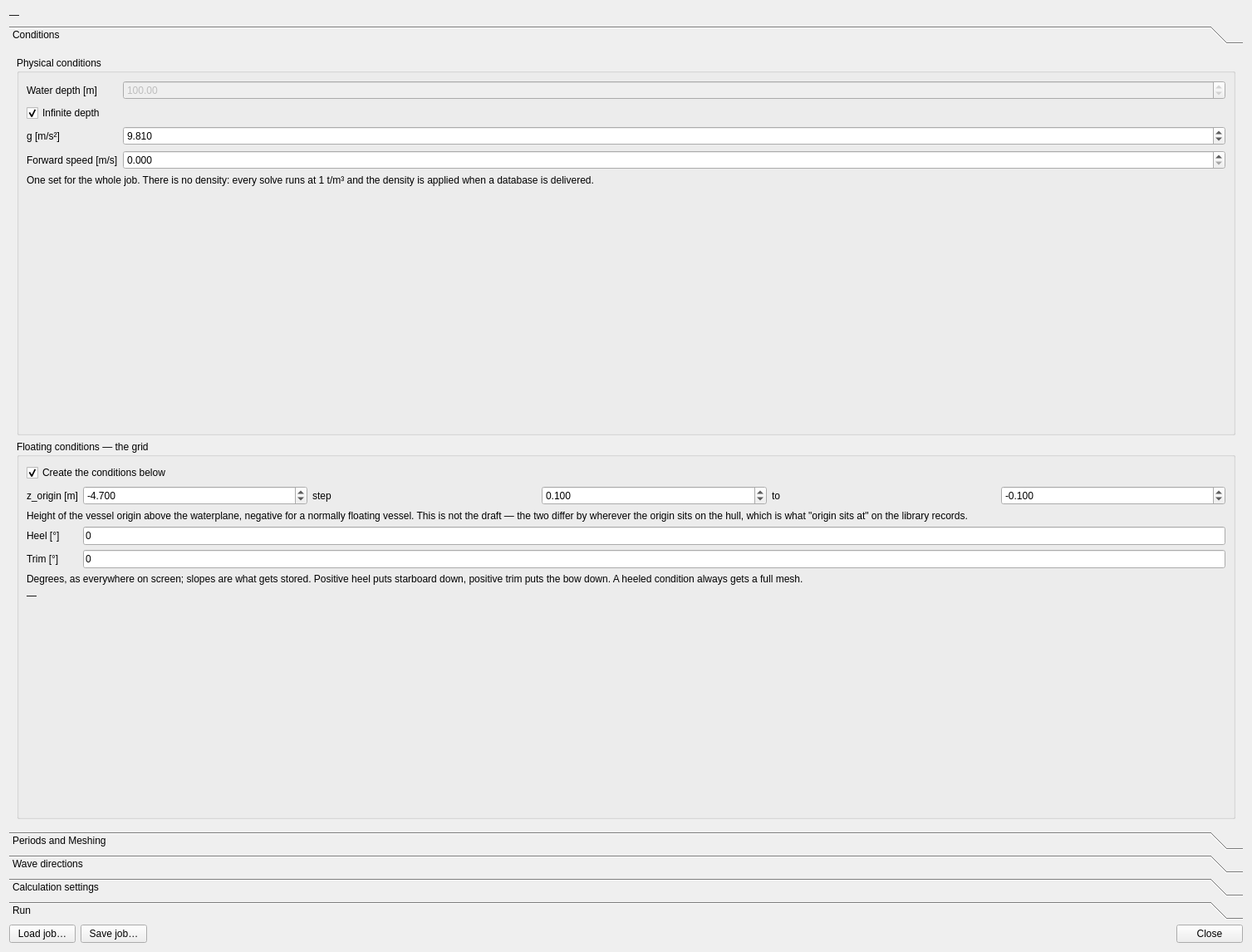
<?xml version="1.0" encoding="UTF-8"?>
<ui version="4.0">
 <class>DlgBatch</class>
 <widget class="QDialog" name="DlgBatch">
  <property name="geometry">
   <rect>
    <x>0</x>
    <y>0</y>
    <width>1507</width>
    <height>1146</height>
   </rect>
  </property>
  <property name="windowTitle">
   <string>Batch</string>
  </property>
  <layout class="QVBoxLayout" name="verticalLayout_4">
   <item>
    <widget class="QLabel" name="lblHeading">
     <property name="text">
      <string>—</string>
     </property>
     <property name="textFormat">
      <enum>Qt::TextFormat::RichText</enum>
     </property>
     <property name="wordWrap">
      <bool>true</bool>
     </property>
    </widget>
   </item>
   <item>
    <widget class="QToolBox" name="toolBox">
     <property name="currentIndex">
      <number>0</number>
     </property>
     <widget class="QWidget" name="page">
      <property name="geometry">
       <rect>
        <x>0</x>
        <y>0</y>
        <width>1489</width>
        <height>922</height>
       </rect>
      </property>
      <attribute name="label">
       <string>Conditions</string>
      </attribute>
      <layout class="QVBoxLayout" name="verticalLayout">
       <item>
        <widget class="QGroupBox" name="groupPhysical">
         <property name="title">
          <string>Physical conditions</string>
         </property>
         <layout class="QFormLayout" name="formPhysical">
          <item row="0" column="0">
           <widget class="QLabel" name="lblDepthCaption">
            <property name="text">
             <string>Water depth [m]</string>
            </property>
           </widget>
          </item>
          <item row="0" column="1">
           <widget class="QDoubleSpinBox" name="spinDepth">
            <property name="enabled">
             <bool>false</bool>
            </property>
            <property name="decimals">
             <number>2</number>
            </property>
            <property name="minimum">
             <double>0.100000000000000</double>
            </property>
            <property name="maximum">
             <double>100000.000000000000000</double>
            </property>
            <property name="value">
             <double>100.000000000000000</double>
            </property>
           </widget>
          </item>
          <item row="1" column="0" colspan="2">
           <widget class="QCheckBox" name="chkInfiniteDepth">
            <property name="text">
             <string>Infinite depth</string>
            </property>
            <property name="checked">
             <bool>true</bool>
            </property>
           </widget>
          </item>
          <item row="2" column="0">
           <widget class="QLabel" name="lblGCaption">
            <property name="text">
             <string>g [m/s²]</string>
            </property>
           </widget>
          </item>
          <item row="2" column="1">
           <widget class="QDoubleSpinBox" name="spinG">
            <property name="decimals">
             <number>3</number>
            </property>
            <property name="minimum">
             <double>0.100000000000000</double>
            </property>
            <property name="maximum">
             <double>100.000000000000000</double>
            </property>
            <property name="value">
             <double>9.810000000000000</double>
            </property>
           </widget>
          </item>
          <item row="3" column="0">
           <widget class="QLabel" name="lblSpeedCaption">
            <property name="text">
             <string>Forward speed [m/s]</string>
            </property>
           </widget>
          </item>
          <item row="3" column="1">
           <widget class="QDoubleSpinBox" name="spinSpeed">
            <property name="decimals">
             <number>3</number>
            </property>
            <property name="minimum">
             <double>0.000000000000000</double>
            </property>
            <property name="maximum">
             <double>50.000000000000000</double>
            </property>
            <property name="value">
             <double>0.000000000000000</double>
            </property>
           </widget>
          </item>
          <item row="4" column="0" colspan="2">
           <widget class="QLabel" name="lblPhysicalHint">
            <property name="text">
             <string>One set for the whole job. There is no density: every solve runs at 1 t/m³ and the density is applied when a database is delivered.</string>
            </property>
            <property name="wordWrap">
             <bool>true</bool>
            </property>
           </widget>
          </item>
         </layout>
        </widget>
       </item>
       <item>
        <widget class="QGroupBox" name="groupConditions">
         <property name="title">
          <string>Floating conditions — the grid</string>
         </property>
         <layout class="QFormLayout" name="formConditions">
          <item row="0" column="0" colspan="2">
           <widget class="QCheckBox" name="chkCreateConditions">
            <property name="text">
             <string>Create the conditions below</string>
            </property>
            <property name="checked">
             <bool>true</bool>
            </property>
           </widget>
          </item>
          <item row="1" column="0">
           <widget class="QLabel" name="lblZCaption">
            <property name="text">
             <string>z_origin [m]</string>
            </property>
           </widget>
          </item>
          <item row="1" column="1">
           <layout class="QHBoxLayout" name="layoutZ">
            <item>
             <widget class="QDoubleSpinBox" name="spinZFrom">
              <property name="decimals">
               <number>3</number>
              </property>
              <property name="minimum">
               <double>-999.000000000000000</double>
              </property>
              <property name="maximum">
               <double>999.000000000000000</double>
              </property>
              <property name="singleStep">
               <double>0.100000000000000</double>
              </property>
              <property name="value">
               <double>-4.700000000000000</double>
              </property>
             </widget>
            </item>
            <item>
             <widget class="QLabel" name="lblZStep">
              <property name="text">
               <string>step</string>
              </property>
             </widget>
            </item>
            <item>
             <widget class="QDoubleSpinBox" name="spinZStep">
              <property name="decimals">
               <number>3</number>
              </property>
              <property name="minimum">
               <double>0.001000000000000</double>
              </property>
              <property name="maximum">
               <double>999.000000000000000</double>
              </property>
              <property name="singleStep">
               <double>0.100000000000000</double>
              </property>
              <property name="value">
               <double>0.100000000000000</double>
              </property>
             </widget>
            </item>
            <item>
             <widget class="QLabel" name="lblZTo">
              <property name="text">
               <string>to</string>
              </property>
             </widget>
            </item>
            <item>
             <widget class="QDoubleSpinBox" name="spinZTo">
              <property name="decimals">
               <number>3</number>
              </property>
              <property name="minimum">
               <double>-999.000000000000000</double>
              </property>
              <property name="maximum">
               <double>999.000000000000000</double>
              </property>
              <property name="singleStep">
               <double>0.100000000000000</double>
              </property>
              <property name="value">
               <double>-0.100000000000000</double>
              </property>
             </widget>
            </item>
           </layout>
          </item>
          <item row="2" column="0" colspan="2">
           <widget class="QLabel" name="lblZHint">
            <property name="text">
             <string>Height of the vessel origin above the waterplane, negative for a normally floating vessel. This is not the draft — the two differ by wherever the origin sits on the hull, which is what &quot;origin sits at&quot; on the library records.</string>
            </property>
            <property name="wordWrap">
             <bool>true</bool>
            </property>
           </widget>
          </item>
          <item row="3" column="0">
           <widget class="QLabel" name="lblHeelCaption">
            <property name="text">
             <string>Heel [°]</string>
            </property>
           </widget>
          </item>
          <item row="3" column="1">
           <widget class="QLineEdit" name="editHeels">
            <property name="text">
             <string>0</string>
            </property>
            <property name="placeholderText">
             <string>-1, 0, 1   or   -5..5..1</string>
            </property>
           </widget>
          </item>
          <item row="4" column="0">
           <widget class="QLabel" name="lblTrimCaption">
            <property name="text">
             <string>Trim [°]</string>
            </property>
           </widget>
          </item>
          <item row="4" column="1">
           <widget class="QLineEdit" name="editTrims">
            <property name="text">
             <string>0</string>
            </property>
            <property name="placeholderText">
             <string>-2, -1, 0, 1, 2   or   -2..2..1</string>
            </property>
           </widget>
          </item>
          <item row="5" column="0" colspan="2">
           <widget class="QLabel" name="lblAnglesHint">
            <property name="text">
             <string>Degrees, as everywhere on screen; slopes are what gets stored. Positive heel puts starboard down, positive trim puts the bow down. A heeled condition always gets a full mesh.</string>
            </property>
            <property name="wordWrap">
             <bool>true</bool>
            </property>
           </widget>
          </item>
          <item row="6" column="0" colspan="2">
           <widget class="QLabel" name="lblConditionGrid">
            <property name="text">
             <string>—</string>
            </property>
            <property name="textFormat">
             <enum>Qt::TextFormat::RichText</enum>
            </property>
            <property name="wordWrap">
             <bool>true</bool>
            </property>
           </widget>
          </item>
         </layout>
        </widget>
       </item>
      </layout>
     </widget>
     <widget class="QWidget" name="page_2">
      <property name="geometry">
       <rect>
        <x>0</x>
        <y>0</y>
        <width>1489</width>
        <height>922</height>
       </rect>
      </property>
      <attribute name="label">
       <string>Periods and Meshing</string>
      </attribute>
      <layout class="QVBoxLayout" name="verticalLayout_2">
       <item>
        <widget class="QGroupBox" name="groupBands">
         <property name="title">
          <string>Meshes and the periods solved on them</string>
         </property>
         <layout class="QVBoxLayout" name="layoutBands">
          <item>
           <widget class="QLabel" name="lblBandsCaption">
            <property name="text">
             <string>One line per mesh: &lt;b&gt;pct → periods [s]&lt;/b&gt;</string>
            </property>
            <property name="textFormat">
             <enum>Qt::TextFormat::RichText</enum>
            </property>
           </widget>
          </item>
          <item>
           <widget class="QPlainTextEdit" name="editBands">
            <property name="minimumSize">
             <size>
              <width>0</width>
              <height>90</height>
             </size>
            </property>
            <property name="maximumSize">
             <size>
              <width>16777215</width>
              <height>140</height>
             </size>
            </property>
            <property name="plainText">
             <string>1 -&gt; 0.5, 1, 1.5, 2, 2.5, 3, 3.5, 4
2 -&gt; 4.5, 5, 5.5, 6, 6.5, 7, 7.5, 8, 8.5, 9, 9.5, 10
4 -&gt; 11, 12, 15, 20</string>
            </property>
           </widget>
          </item>
          <item>
           <widget class="QLabel" name="lblBandsHint">
            <property name="text">
             <string>Every line is built and solved for every condition. Short waves need panels that long waves do not, and solver cost is quadratic in the panel count — so a fine mesh carries the short end of the grid and a coarse one the long end. &quot;:&quot; works as well as &quot;→&quot;, ranges may be written 4..20..0.5, and anything after &quot;#&quot; is a note.</string>
            </property>
            <property name="wordWrap">
             <bool>true</bool>
            </property>
           </widget>
          </item>
          <item>
           <widget class="QLabel" name="lblBands">
            <property name="text">
             <string>—</string>
            </property>
            <property name="textFormat">
             <enum>Qt::TextFormat::RichText</enum>
            </property>
            <property name="wordWrap">
             <bool>true</bool>
            </property>
           </widget>
          </item>
          <item>
           <layout class="QFormLayout" name="formBands">
            <item row="0" column="0">
             <widget class="QLabel" name="lblIterationsCaption">
              <property name="text">
               <string>Remesh iterations</string>
              </property>
             </widget>
            </item>
            <item row="0" column="1">
             <widget class="QSpinBox" name="spinIterations">
              <property name="minimum">
               <number>1</number>
              </property>
              <property name="maximum">
               <number>500</number>
              </property>
              <property name="value">
               <number>20</number>
              </property>
             </widget>
            </item>
            <item row="1" column="0">
             <widget class="QLabel" name="lblTargetsCaption">
              <property name="text">
               <string>Apply to</string>
              </property>
             </widget>
            </item>
            <item row="1" column="1">
             <widget class="QComboBox" name="comboTargets"/>
            </item>
           </layout>
          </item>
          <item>
           <widget class="QLabel" name="lblTargets">
            <property name="text">
             <string>—</string>
            </property>
            <property name="textFormat">
             <enum>Qt::TextFormat::RichText</enum>
            </property>
            <property name="wordWrap">
             <bool>true</bool>
            </property>
           </widget>
          </item>
         </layout>
        </widget>
       </item>
      </layout>
     </widget>
     <widget class="QWidget" name="Wave">
      <attribute name="label">
       <string>Wave directions</string>
      </attribute>
      <layout class="QVBoxLayout" name="verticalLayout_3">
       <item>
        <widget class="QGroupBox" name="groupDirections">
         <property name="title">
          <string>Wave directions [°] — direction of travel</string>
         </property>
         <layout class="QFormLayout" name="formDirections">
          <item row="0" column="0">
           <widget class="QLabel" name="lblDirHalfCaption">
            <property name="text">
             <string>Half vessel</string>
            </property>
           </widget>
          </item>
          <item row="0" column="1">
           <layout class="QHBoxLayout" name="layoutDirHalf">
            <item>
             <widget class="QDoubleSpinBox" name="spinDirFrom">
              <property name="decimals">
               <number>1</number>
              </property>
              <property name="minimum">
               <double>-360.000000000000000</double>
              </property>
              <property name="maximum">
               <double>360.000000000000000</double>
              </property>
              <property name="value">
               <double>0.000000000000000</double>
              </property>
             </widget>
            </item>
            <item>
             <widget class="QLabel" name="lblDirTo">
              <property name="text">
               <string>to</string>
              </property>
             </widget>
            </item>
            <item>
             <widget class="QDoubleSpinBox" name="spinDirTo">
              <property name="decimals">
               <number>1</number>
              </property>
              <property name="minimum">
               <double>-360.000000000000000</double>
              </property>
              <property name="maximum">
               <double>360.000000000000000</double>
              </property>
              <property name="value">
               <double>180.000000000000000</double>
              </property>
             </widget>
            </item>
            <item>
             <widget class="QLabel" name="lblDirStep">
              <property name="text">
               <string>step</string>
              </property>
             </widget>
            </item>
            <item>
             <widget class="QDoubleSpinBox" name="spinDirStep">
              <property name="decimals">
               <number>1</number>
              </property>
              <property name="minimum">
               <double>0.000000000000000</double>
              </property>
              <property name="maximum">
               <double>360.000000000000000</double>
              </property>
              <property name="value">
               <double>15.000000000000000</double>
              </property>
             </widget>
            </item>
           </layout>
          </item>
          <item row="1" column="0" colspan="2">
           <widget class="QLabel" name="lblDirList">
            <property name="text">
             <string>—</string>
            </property>
            <property name="textFormat">
             <enum>Qt::TextFormat::RichText</enum>
            </property>
            <property name="wordWrap">
             <bool>true</bool>
            </property>
           </widget>
          </item>
          <item row="2" column="0">
           <widget class="QLabel" name="lblDirFullCaption">
            <property name="text">
             <string>Full vessel</string>
            </property>
           </widget>
          </item>
          <item row="3" column="1">
           <layout class="QHBoxLayout" name="layoutDirFull">
            <item>
             <widget class="QDoubleSpinBox" name="spinDirFullFrom">
              <property name="decimals">
               <number>1</number>
              </property>
              <property name="minimum">
               <double>-360.000000000000000</double>
              </property>
              <property name="maximum">
               <double>360.000000000000000</double>
              </property>
              <property name="value">
               <double>0.000000000000000</double>
              </property>
             </widget>
            </item>
            <item>
             <widget class="QLabel" name="lblDirFullTo">
              <property name="text">
               <string>to</string>
              </property>
             </widget>
            </item>
            <item>
             <widget class="QDoubleSpinBox" name="spinDirFullTo">
              <property name="decimals">
               <number>1</number>
              </property>
              <property name="minimum">
               <double>-360.000000000000000</double>
              </property>
              <property name="maximum">
               <double>360.000000000000000</double>
              </property>
              <property name="value">
               <double>360.000000000000000</double>
              </property>
             </widget>
            </item>
            <item>
             <widget class="QLabel" name="lblDirFullStep">
              <property name="text">
               <string>step</string>
              </property>
             </widget>
            </item>
            <item>
             <widget class="QDoubleSpinBox" name="spinDirFullStep">
              <property name="decimals">
               <number>1</number>
              </property>
              <property name="minimum">
               <double>0.000000000000000</double>
              </property>
              <property name="maximum">
               <double>360.000000000000000</double>
              </property>
              <property name="value">
               <double>15.000000000000000</double>
              </property>
             </widget>
            </item>
           </layout>
          </item>
          <item row="4" column="0" colspan="2">
           <widget class="QLabel" name="lblDirFullList">
            <property name="text">
             <string>—</string>
            </property>
            <property name="textFormat">
             <enum>Qt::TextFormat::RichText</enum>
            </property>
            <property name="wordWrap">
             <bool>true</bool>
            </property>
           </widget>
          </item>
          <item row="5" column="0" colspan="2">
           <widget class="QLabel" name="lblDirHint">
            <property name="text">
             <string>Which grid a solve uses is derived from its mesh, never chosen. A symmetric hull at zero heel is meshed as a half vessel whose port side mirrors its starboard side, so half the circle is solved and the rest filled in exactly on delivery. Heel that same hull and the mesh is a full vessel with nothing to mirror — it needs the whole circle, or the delivered database is interpolated across what was never solved.</string>
            </property>
            <property name="wordWrap">
             <bool>true</bool>
            </property>
           </widget>
          </item>
         </layout>
        </widget>
       </item>
      </layout>
     </widget>
     <widget class="QWidget" name="Calculation">
      <attribute name="label">
       <string>Calculation settings</string>
      </attribute>
      <layout class="QVBoxLayout" name="verticalLayout_5">
       <item>
        <widget class="QGroupBox" name="groupLid">
         <property name="title">
          <string>Irregular frequencies</string>
         </property>
         <layout class="QFormLayout" name="formLid">
          <item row="0" column="0">
           <widget class="QLabel" name="lblLidCaption">
            <property name="text">
             <string>Lid</string>
            </property>
           </widget>
          </item>
          <item row="0" column="1">
           <widget class="QComboBox" name="comboLid"/>
          </item>
          <item row="1" column="0">
           <widget class="QLabel" name="lblLidZCaption">
            <property name="text">
             <string>Lid z [m]</string>
            </property>
           </widget>
          </item>
          <item row="1" column="1">
           <widget class="QDoubleSpinBox" name="spinLidZ">
            <property name="enabled">
             <bool>false</bool>
            </property>
            <property name="decimals">
             <number>3</number>
            </property>
            <property name="minimum">
             <double>-100.000000000000000</double>
            </property>
            <property name="maximum">
             <double>0.000000000000000</double>
            </property>
            <property name="value">
             <double>-0.100000000000000</double>
            </property>
           </widget>
          </item>
          <item row="2" column="0" colspan="2">
           <widget class="QLabel" name="lblLidInfo">
            <property name="text">
             <string>—</string>
            </property>
            <property name="textFormat">
             <enum>Qt::TextFormat::RichText</enum>
            </property>
            <property name="wordWrap">
             <bool>true</bool>
            </property>
           </widget>
          </item>
         </layout>
        </widget>
       </item>
       <item>
        <widget class="QGroupBox" name="groupParallel">
         <property name="title">
          <string>Parallelism</string>
         </property>
         <layout class="QFormLayout" name="formParallel">
          <item row="0" column="0">
           <widget class="QLabel" name="lblWorkersCaption">
            <property name="text">
             <string>Worker processes</string>
            </property>
           </widget>
          </item>
          <item row="0" column="1">
           <widget class="QSpinBox" name="spinWorkers">
            <property name="minimum">
             <number>1</number>
            </property>
            <property name="maximum">
             <number>64</number>
            </property>
            <property name="value">
             <number>4</number>
            </property>
           </widget>
          </item>
          <item row="1" column="0">
           <widget class="QLabel" name="lblOmpCaption">
            <property name="text">
             <string>OpenMP threads each</string>
            </property>
           </widget>
          </item>
          <item row="1" column="1">
           <widget class="QSpinBox" name="spinOmp">
            <property name="minimum">
             <number>1</number>
            </property>
            <property name="maximum">
             <number>64</number>
            </property>
            <property name="value">
             <number>1</number>
            </property>
           </widget>
          </item>
          <item row="2" column="0" colspan="2">
           <widget class="QLabel" name="lblParallelHint">
            <property name="text">
             <string>The two multiply. Each worker holds two dense complex matrices, so memory can bind before cores do — and the mesh does not exist until the batch builds it, so no figure can be shown for it here.</string>
            </property>
            <property name="wordWrap">
             <bool>true</bool>
            </property>
           </widget>
          </item>
         </layout>
        </widget>
       </item>
       <item>
        <widget class="QGroupBox" name="groupPlan">
         <property name="title">
          <string>What this job would do</string>
         </property>
         <layout class="QFormLayout" name="formPlan">
          <item row="0" column="0" colspan="2">
           <widget class="QCheckBox" name="chkResume">
            <property name="text">
             <string>Resume: reuse matching meshes, skip solves already covered</string>
            </property>
            <property name="checked">
             <bool>true</bool>
            </property>
           </widget>
          </item>
          <item row="1" column="0">
           <widget class="QLabel" name="lblPlanConditionsCaption">
            <property name="text">
             <string>Conditions</string>
            </property>
           </widget>
          </item>
          <item row="1" column="1">
           <widget class="QLabel" name="lblPlanConditions">
            <property name="text">
             <string>—</string>
            </property>
            <property name="textFormat">
             <enum>Qt::TextFormat::RichText</enum>
            </property>
            <property name="wordWrap">
             <bool>true</bool>
            </property>
           </widget>
          </item>
          <item row="2" column="0">
           <widget class="QLabel" name="lblPlanMeshesCaption">
            <property name="text">
             <string>Meshes</string>
            </property>
           </widget>
          </item>
          <item row="2" column="1">
           <widget class="QLabel" name="lblPlanMeshes">
            <property name="text">
             <string>—</string>
            </property>
            <property name="textFormat">
             <enum>Qt::TextFormat::RichText</enum>
            </property>
            <property name="wordWrap">
             <bool>true</bool>
            </property>
           </widget>
          </item>
          <item row="3" column="0">
           <widget class="QLabel" name="lblPlanSolvesCaption">
            <property name="text">
             <string>Solves</string>
            </property>
           </widget>
          </item>
          <item row="3" column="1">
           <widget class="QLabel" name="lblPlanSolves">
            <property name="text">
             <string>—</string>
            </property>
            <property name="textFormat">
             <enum>Qt::TextFormat::RichText</enum>
            </property>
            <property name="wordWrap">
             <bool>true</bool>
            </property>
           </widget>
          </item>
          <item row="4" column="0">
           <widget class="QLabel" name="lblPlanProblemsCaption">
            <property name="text">
             <string>Problems</string>
            </property>
           </widget>
          </item>
          <item row="4" column="1">
           <widget class="QLabel" name="lblPlanProblems">
            <property name="text">
             <string>—</string>
            </property>
            <property name="textFormat">
             <enum>Qt::TextFormat::RichText</enum>
            </property>
            <property name="wordWrap">
             <bool>true</bool>
            </property>
           </widget>
          </item>
          <item row="5" column="0" colspan="2">
           <widget class="QLabel" name="lblPlanProblem">
            <property name="text">
             <string/>
            </property>
            <property name="textFormat">
             <enum>Qt::TextFormat::RichText</enum>
            </property>
            <property name="wordWrap">
             <bool>true</bool>
            </property>
           </widget>
          </item>
         </layout>
        </widget>
       </item>
      </layout>
     </widget>
     <widget class="QWidget" name="Run">
      <attribute name="label">
       <string>Run</string>
      </attribute>
      <layout class="QGridLayout" name="gridLayout">
       <item row="0" column="0" colspan="3">
        <widget class="QGroupBox" name="groupRun">
         <property name="title">
          <string>Run</string>
         </property>
         <layout class="QVBoxLayout" name="layoutRun">
          <item>
           <widget class="QProgressBar" name="progressOverall">
            <property name="value">
             <number>0</number>
            </property>
           </widget>
          </item>
          <item>
           <widget class="QProgressBar" name="progressSolve">
            <property name="value">
             <number>0</number>
            </property>
            <property name="format">
             <string>%v of %m frequencies</string>
            </property>
           </widget>
          </item>
          <item>
           <widget class="QLabel" name="lblProgress">
            <property name="text">
             <string>Idle.</string>
            </property>
            <property name="textFormat">
             <enum>Qt::TextFormat::RichText</enum>
            </property>
            <property name="wordWrap">
             <bool>true</bool>
            </property>
           </widget>
          </item>
          <item>
           <widget class="QPlainTextEdit" name="textLog">
            <property name="minimumSize">
             <size>
              <width>0</width>
              <height>120</height>
             </size>
            </property>
            <property name="readOnly">
             <bool>true</bool>
            </property>
           </widget>
          </item>
         </layout>
        </widget>
       </item>
       <item row="1" column="0" colspan="3">
        <widget class="QLabel" name="lblFooterHint">
         <property name="text">
          <string>A step that fails is logged and the batch carries on — one condition out of the water must not cost the other seven hundred. Run the same job again to continue where a night left off: conditions already there are reused, meshes at the same settings are reused, and solves an existing result already covers are skipped.</string>
         </property>
         <property name="wordWrap">
          <bool>true</bool>
         </property>
        </widget>
       </item>
       <item row="2" column="0">
        <widget class="QPushButton" name="btnStart">
         <property name="text">
          <string>Start</string>
         </property>
         <property name="default">
          <bool>true</bool>
         </property>
        </widget>
       </item>
       <item row="2" column="1">
        <widget class="QPushButton" name="btnStop">
         <property name="enabled">
          <bool>false</bool>
         </property>
         <property name="text">
          <string>Stop</string>
         </property>
        </widget>
       </item>
       <item row="2" column="2">
        <widget class="QPushButton" name="btnKill">
         <property name="enabled">
          <bool>false</bool>
         </property>
         <property name="text">
          <string>Kill</string>
         </property>
        </widget>
       </item>
      </layout>
     </widget>
    </widget>
   </item>
   <item>
    <layout class="QHBoxLayout" name="layoutButtons">
     <item>
      <widget class="QPushButton" name="btnLoadJob">
       <property name="text">
        <string>Load job…</string>
       </property>
      </widget>
     </item>
     <item>
      <widget class="QPushButton" name="btnSaveJob">
       <property name="text">
        <string>Save job…</string>
       </property>
      </widget>
     </item>
     <item>
      <spacer name="spacerJob">
       <property name="orientation">
        <enum>Qt::Orientation::Horizontal</enum>
       </property>
       <property name="sizeType">
        <enum>QSizePolicy::Policy::Fixed</enum>
       </property>
       <property name="sizeHint" stdset="0">
        <size>
         <width>24</width>
         <height>20</height>
        </size>
       </property>
      </spacer>
     </item>
     <item>
      <spacer name="spacerButtons">
       <property name="orientation">
        <enum>Qt::Orientation::Horizontal</enum>
       </property>
       <property name="sizeHint" stdset="0">
        <size>
         <width>40</width>
         <height>20</height>
        </size>
       </property>
      </spacer>
     </item>
     <item>
      <widget class="QPushButton" name="btnClose">
       <property name="text">
        <string>Close</string>
       </property>
      </widget>
     </item>
    </layout>
   </item>
  </layout>
 </widget>
 <resources/>
 <connections/>
</ui>
